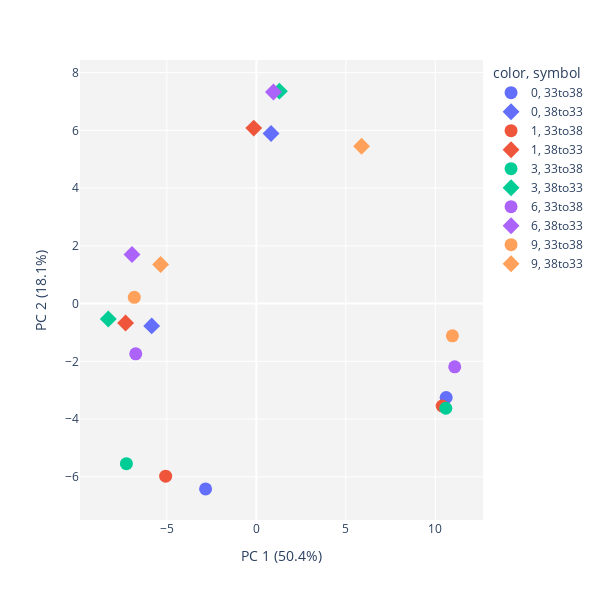
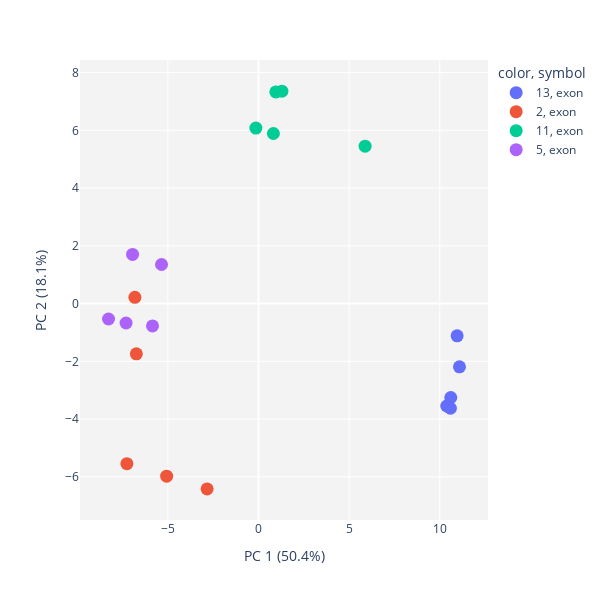
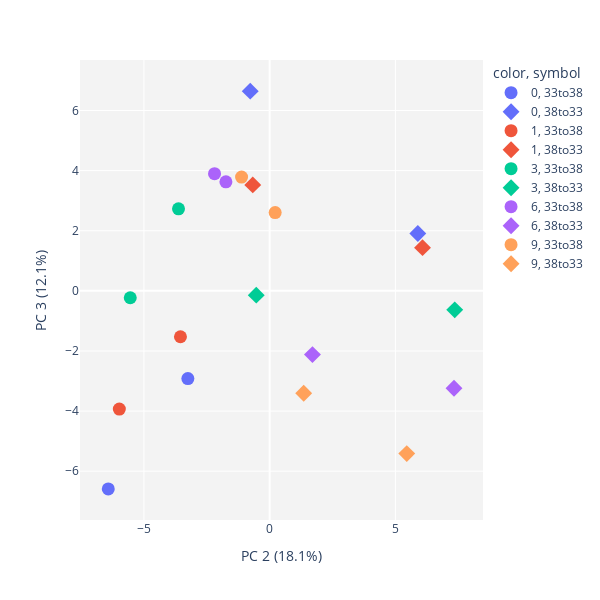
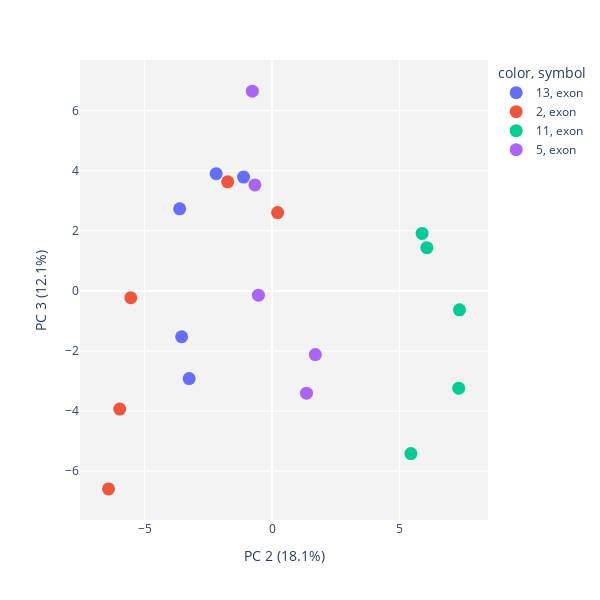

Source (notebook cell) for these figures, in order:
### Markdown cell above
**PCA cell**

### Code cell
#Perform PCA selecting different temperature conditions, timepoints, replicate and features (intron vs. exon). 

#Change those parameters to selection different samples for the PCA
condition = ['38to33','33to38'] #,'38to33'
time= ['0', '1' ,'3' ,'6', '9']
replicate = ['2', '13', '11', '5'] # 13 and 2 are from the 33to38 experiment, 5 and 11 from the 38to33
feature = ['exon']

#Subselect the samples 
dat_sub = subselect(dat_all, feature, replicate, time, condition)

#Perform the PCA, change the color and shape parameters for better interpreation of the results
pca = run_PCA(dat_sub, x_1=1, x_2=2, col='time', shape='condition', scale_d=True, log=True)
run_PCA(dat_sub, x_1=1, x_2=2, col='replicate', shape='feature', scale_d=True, log=True)

run_PCA(dat_sub, x_1=2, x_2=3, col='time', shape='condition', scale_d=True, log=True)
run_PCA(dat_sub, x_1=2, x_2=3, col='replicate', shape='feature', scale_d=True, log=True)

run_PCA(dat_sub, x_1=3, x_2=4, col='time', shape='condition', scale_d=True, log=True)
run_PCA(dat_sub, x_1=3, x_2=4, col='replicate', shape='feature', scale_d=True, log=True)

### Figure 1 — Plotly figure (JSON) as saved in the notebook; plotly's stock layout.template omitted (floating-point values rounded to 4 significant figures)
{"data": [{"hovertemplate": "color=0<br>symbol=33to38<br>0=%{x}<br>1=%{y}<extra></extra>", "legendgroup": "0, 33to38", "marker": {"color": "#636efa", "size": 13, "symbol": "circle"}, "mode": "markers", "name": "0, 33to38", "orientation": "v", "showlegend": true, "type": "scatter", "x": [10.61, -2.834], "xaxis": "x", "y": [-3.253, -6.417], "yaxis": "y"}, {"hovertemplate": "color=0<br>symbol=38to33<br>0=%{x}<br>1=%{y}<extra></extra>", "legendgroup": "0, 38to33", "marker": {"color": "#636efa", "size": 13, "symbol": "diamond"}, "mode": "markers", "name": "0, 38to33", "orientation": "v", "showlegend": true, "type": "scatter", "x": [0.8233, -5.845], "xaxis": "x", "y": [5.891, -0.7723], "yaxis": "y"}, {"hovertemplate": "color=1<br>symbol=33to38<br>0=%{x}<br>1=%{y}<extra></extra>", "legendgroup": "1, 33to38", "marker": {"color": "#EF553B", "size": 13, "symbol": "circle"}, "mode": "markers", "name": "1, 33to38", "orientation": "v", "showlegend": true, "type": "scatter", "x": [10.38, -5.065], "xaxis": "x", "y": [-3.547, -5.977], "yaxis": "y"}, {"hovertemplate": "color=1<br>symbol=38to33<br>0=%{x}<br>1=%{y}<extra></extra>", "legendgroup": "1, 38to33", "marker": {"color": "#EF553B", "size": 13, "symbol": "diamond"}, "mode": "markers", "name": "1, 38to33", "orientation": "v", "showlegend": true, "type": "scatter", "x": [-0.143, -7.304], "xaxis": "x", "y": [6.078, -0.6714], "yaxis": "y"}, {"hovertemplate": "color=3<br>symbol=33to38<br>0=%{x}<br>1=%{y}<extra></extra>", "legendgroup": "3, 33to38", "marker": {"color": "#00cc96", "size": 13, "symbol": "circle"}, "mode": "markers", "name": "3, 33to38", "orientation": "v", "showlegend": true, "type": "scatter", "x": [10.58, -7.258], "xaxis": "x", "y": [-3.625, -5.543], "yaxis": "y"}, {"hovertemplate": "color=3<br>symbol=38to33<br>0=%{x}<br>1=%{y}<extra></extra>", "legendgroup": "3, 38to33", "marker": {"color": "#00cc96", "size": 13, "symbol": "diamond"}, "mode": "markers", "name": "3, 38to33", "orientation": "v", "showlegend": true, "type": "scatter", "x": [1.29, -8.27], "xaxis": "x", "y": [7.359, -0.533], "yaxis": "y"}, {"hovertemplate": "color=6<br>symbol=33to38<br>0=%{x}<br>1=%{y}<extra></extra>", "legendgroup": "6, 33to38", "marker": {"color": "#ab63fa", "size": 13, "symbol": "circle"}, "mode": "markers", "name": "6, 33to38", "orientation": "v", "showlegend": true, "type": "scatter", "x": [11.08, -6.735], "xaxis": "x", "y": [-2.192, -1.739], "yaxis": "y"}, {"hovertemplate": "color=6<br>symbol=38to33<br>0=%{x}<br>1=%{y}<extra></extra>", "legendgroup": "6, 38to33", "marker": {"color": "#ab63fa", "size": 13, "symbol": "diamond"}, "mode": "markers", "name": "6, 38to33", "orientation": "v", "showlegend": true, "type": "scatter", "x": [0.9568, -6.945], "xaxis": "x", "y": [7.33, 1.702], "yaxis": "y"}, {"hovertemplate": "color=9<br>symbol=33to38<br>0=%{x}<br>1=%{y}<extra></extra>", "legendgroup": "9, 33to38", "marker": {"color": "#FFA15A", "size": 13, "symbol": "circle"}, "mode": "markers", "name": "9, 33to38", "orientation": "v", "showlegend": true, "type": "scatter", "x": [10.95, -6.817], "xaxis": "x", "y": [-1.117, 0.2189], "yaxis": "y"}, {"hovertemplate": "color=9<br>symbol=38to33<br>0=%{x}<br>1=%{y}<extra></extra>", "legendgroup": "9, 38to33", "marker": {"color": "#FFA15A", "size": 13, "symbol": "diamond"}, "mode": "markers", "name": "9, 38to33", "orientation": "v", "showlegend": true, "type": "scatter", "x": [5.88, -5.346], "xaxis": "x", "y": [5.452, 1.354], "yaxis": "y"}], "layout": {"height": 600, "legend": {"title": {"text": "color, symbol"}, "tracegroupgap": 0}, "margin": {"t": 60}, "plot_bgcolor": "rgb(243,243,243)", "width": 600, "xaxis": {"anchor": "y", "domain": [0, 1], "title": {"text": "PC 1 (50.4%)"}}, "yaxis": {"anchor": "x", "domain": [0, 1], "title": {"text": "PC 2 (18.1%)"}}}}

### Figure 2 — Plotly figure (JSON) as saved in the notebook; plotly's stock layout.template omitted (floating-point values rounded to 4 significant figures)
{"data": [{"hovertemplate": "color=13<br>symbol=exon<br>0=%{x}<br>1=%{y}<extra></extra>", "legendgroup": "13, exon", "marker": {"color": "#636efa", "size": 13, "symbol": "circle"}, "mode": "markers", "name": "13, exon", "orientation": "v", "showlegend": true, "type": "scatter", "x": [10.61, 10.38, 10.58, 11.08, 10.95], "xaxis": "x", "y": [-3.253, -3.547, -3.625, -2.192, -1.117], "yaxis": "y"}, {"hovertemplate": "color=2<br>symbol=exon<br>0=%{x}<br>1=%{y}<extra></extra>", "legendgroup": "2, exon", "marker": {"color": "#EF553B", "size": 13, "symbol": "circle"}, "mode": "markers", "name": "2, exon", "orientation": "v", "showlegend": true, "type": "scatter", "x": [-2.834, -5.065, -7.258, -6.735, -6.817], "xaxis": "x", "y": [-6.417, -5.977, -5.543, -1.739, 0.2189], "yaxis": "y"}, {"hovertemplate": "color=11<br>symbol=exon<br>0=%{x}<br>1=%{y}<extra></extra>", "legendgroup": "11, exon", "marker": {"color": "#00cc96", "size": 13, "symbol": "circle"}, "mode": "markers", "name": "11, exon", "orientation": "v", "showlegend": true, "type": "scatter", "x": [0.8233, -0.143, 1.29, 0.9568, 5.88], "xaxis": "x", "y": [5.891, 6.078, 7.359, 7.33, 5.452], "yaxis": "y"}, {"hovertemplate": "color=5<br>symbol=exon<br>0=%{x}<br>1=%{y}<extra></extra>", "legendgroup": "5, exon", "marker": {"color": "#ab63fa", "size": 13, "symbol": "circle"}, "mode": "markers", "name": "5, exon", "orientation": "v", "showlegend": true, "type": "scatter", "x": [-5.845, -7.304, -8.27, -6.945, -5.346], "xaxis": "x", "y": [-0.7723, -0.6714, -0.533, 1.702, 1.354], "yaxis": "y"}], "layout": {"height": 600, "legend": {"title": {"text": "color, symbol"}, "tracegroupgap": 0}, "margin": {"t": 60}, "plot_bgcolor": "rgb(243,243,243)", "width": 600, "xaxis": {"anchor": "y", "domain": [0, 1], "title": {"text": "PC 1 (50.4%)"}}, "yaxis": {"anchor": "x", "domain": [0, 1], "title": {"text": "PC 2 (18.1%)"}}}}

### Figure 3 — Plotly figure (JSON) as saved in the notebook; plotly's stock layout.template omitted (floating-point values rounded to 4 significant figures)
{"data": [{"hovertemplate": "color=0<br>symbol=33to38<br>1=%{x}<br>2=%{y}<extra></extra>", "legendgroup": "0, 33to38", "marker": {"color": "#636efa", "size": 13, "symbol": "circle"}, "mode": "markers", "name": "0, 33to38", "orientation": "v", "showlegend": true, "type": "scatter", "x": [-3.253, -6.417], "xaxis": "x", "y": [-2.917, -6.588], "yaxis": "y"}, {"hovertemplate": "color=0<br>symbol=38to33<br>1=%{x}<br>2=%{y}<extra></extra>", "legendgroup": "0, 38to33", "marker": {"color": "#636efa", "size": 13, "symbol": "diamond"}, "mode": "markers", "name": "0, 38to33", "orientation": "v", "showlegend": true, "type": "scatter", "x": [5.891, -0.7723], "xaxis": "x", "y": [1.91, 6.644], "yaxis": "y"}, {"hovertemplate": "color=1<br>symbol=33to38<br>1=%{x}<br>2=%{y}<extra></extra>", "legendgroup": "1, 33to38", "marker": {"color": "#EF553B", "size": 13, "symbol": "circle"}, "mode": "markers", "name": "1, 33to38", "orientation": "v", "showlegend": true, "type": "scatter", "x": [-3.547, -5.977], "xaxis": "x", "y": [-1.528, -3.933], "yaxis": "y"}, {"hovertemplate": "color=1<br>symbol=38to33<br>1=%{x}<br>2=%{y}<extra></extra>", "legendgroup": "1, 38to33", "marker": {"color": "#EF553B", "size": 13, "symbol": "diamond"}, "mode": "markers", "name": "1, 38to33", "orientation": "v", "showlegend": true, "type": "scatter", "x": [6.078, -0.6714], "xaxis": "x", "y": [1.437, 3.524], "yaxis": "y"}, {"hovertemplate": "color=3<br>symbol=33to38<br>1=%{x}<br>2=%{y}<extra></extra>", "legendgroup": "3, 33to38", "marker": {"color": "#00cc96", "size": 13, "symbol": "circle"}, "mode": "markers", "name": "3, 33to38", "orientation": "v", "showlegend": true, "type": "scatter", "x": [-3.625, -5.543], "xaxis": "x", "y": [2.727, -0.2297], "yaxis": "y"}, {"hovertemplate": "color=3<br>symbol=38to33<br>1=%{x}<br>2=%{y}<extra></extra>", "legendgroup": "3, 38to33", "marker": {"color": "#00cc96", "size": 13, "symbol": "diamond"}, "mode": "markers", "name": "3, 38to33", "orientation": "v", "showlegend": true, "type": "scatter", "x": [7.359, -0.533], "xaxis": "x", "y": [-0.6319, -0.1439], "yaxis": "y"}, {"hovertemplate": "color=6<br>symbol=33to38<br>1=%{x}<br>2=%{y}<extra></extra>", "legendgroup": "6, 33to38", "marker": {"color": "#ab63fa", "size": 13, "symbol": "circle"}, "mode": "markers", "name": "6, 33to38", "orientation": "v", "showlegend": true, "type": "scatter", "x": [-2.192, -1.739], "xaxis": "x", "y": [3.899, 3.625], "yaxis": "y"}, {"hovertemplate": "color=6<br>symbol=38to33<br>1=%{x}<br>2=%{y}<extra></extra>", "legendgroup": "6, 38to33", "marker": {"color": "#ab63fa", "size": 13, "symbol": "diamond"}, "mode": "markers", "name": "6, 38to33", "orientation": "v", "showlegend": true, "type": "scatter", "x": [7.33, 1.702], "xaxis": "x", "y": [-3.24, -2.121], "yaxis": "y"}, {"hovertemplate": "color=9<br>symbol=33to38<br>1=%{x}<br>2=%{y}<extra></extra>", "legendgroup": "9, 33to38", "marker": {"color": "#FFA15A", "size": 13, "symbol": "circle"}, "mode": "markers", "name": "9, 33to38", "orientation": "v", "showlegend": true, "type": "scatter", "x": [-1.117, 0.2189], "xaxis": "x", "y": [3.784, 2.604], "yaxis": "y"}, {"hovertemplate": "color=9<br>symbol=38to33<br>1=%{x}<br>2=%{y}<extra></extra>", "legendgroup": "9, 38to33", "marker": {"color": "#FFA15A", "size": 13, "symbol": "diamond"}, "mode": "markers", "name": "9, 38to33", "orientation": "v", "showlegend": true, "type": "scatter", "x": [5.452, 1.354], "xaxis": "x", "y": [-5.415, -3.405], "yaxis": "y"}], "layout": {"height": 600, "legend": {"title": {"text": "color, symbol"}, "tracegroupgap": 0}, "margin": {"t": 60}, "plot_bgcolor": "rgb(243,243,243)", "width": 600, "xaxis": {"anchor": "y", "domain": [0, 1], "title": {"text": "PC 2 (18.1%)"}}, "yaxis": {"anchor": "x", "domain": [0, 1], "title": {"text": "PC 3 (12.1%)"}}}}

### Figure 4 — Plotly figure (JSON) as saved in the notebook; plotly's stock layout.template omitted (floating-point values rounded to 4 significant figures)
{"data": [{"hovertemplate": "color=13<br>symbol=exon<br>1=%{x}<br>2=%{y}<extra></extra>", "legendgroup": "13, exon", "marker": {"color": "#636efa", "size": 13, "symbol": "circle"}, "mode": "markers", "name": "13, exon", "orientation": "v", "showlegend": true, "type": "scatter", "x": [-3.253, -3.547, -3.625, -2.192, -1.117], "xaxis": "x", "y": [-2.917, -1.528, 2.727, 3.899, 3.784], "yaxis": "y"}, {"hovertemplate": "color=2<br>symbol=exon<br>1=%{x}<br>2=%{y}<extra></extra>", "legendgroup": "2, exon", "marker": {"color": "#EF553B", "size": 13, "symbol": "circle"}, "mode": "markers", "name": "2, exon", "orientation": "v", "showlegend": true, "type": "scatter", "x": [-6.417, -5.977, -5.543, -1.739, 0.2189], "xaxis": "x", "y": [-6.588, -3.933, -0.2297, 3.625, 2.604], "yaxis": "y"}, {"hovertemplate": "color=11<br>symbol=exon<br>1=%{x}<br>2=%{y}<extra></extra>", "legendgroup": "11, exon", "marker": {"color": "#00cc96", "size": 13, "symbol": "circle"}, "mode": "markers", "name": "11, exon", "orientation": "v", "showlegend": true, "type": "scatter", "x": [5.891, 6.078, 7.359, 7.33, 5.452], "xaxis": "x", "y": [1.91, 1.437, -0.6319, -3.24, -5.415], "yaxis": "y"}, {"hovertemplate": "color=5<br>symbol=exon<br>1=%{x}<br>2=%{y}<extra></extra>", "legendgroup": "5, exon", "marker": {"color": "#ab63fa", "size": 13, "symbol": "circle"}, "mode": "markers", "name": "5, exon", "orientation": "v", "showlegend": true, "type": "scatter", "x": [-0.7723, -0.6714, -0.533, 1.702, 1.354], "xaxis": "x", "y": [6.644, 3.524, -0.1439, -2.121, -3.405], "yaxis": "y"}], "layout": {"height": 600, "legend": {"title": {"text": "color, symbol"}, "tracegroupgap": 0}, "margin": {"t": 60}, "plot_bgcolor": "rgb(243,243,243)", "width": 600, "xaxis": {"anchor": "y", "domain": [0, 1], "title": {"text": "PC 2 (18.1%)"}}, "yaxis": {"anchor": "x", "domain": [0, 1], "title": {"text": "PC 3 (12.1%)"}}}}
